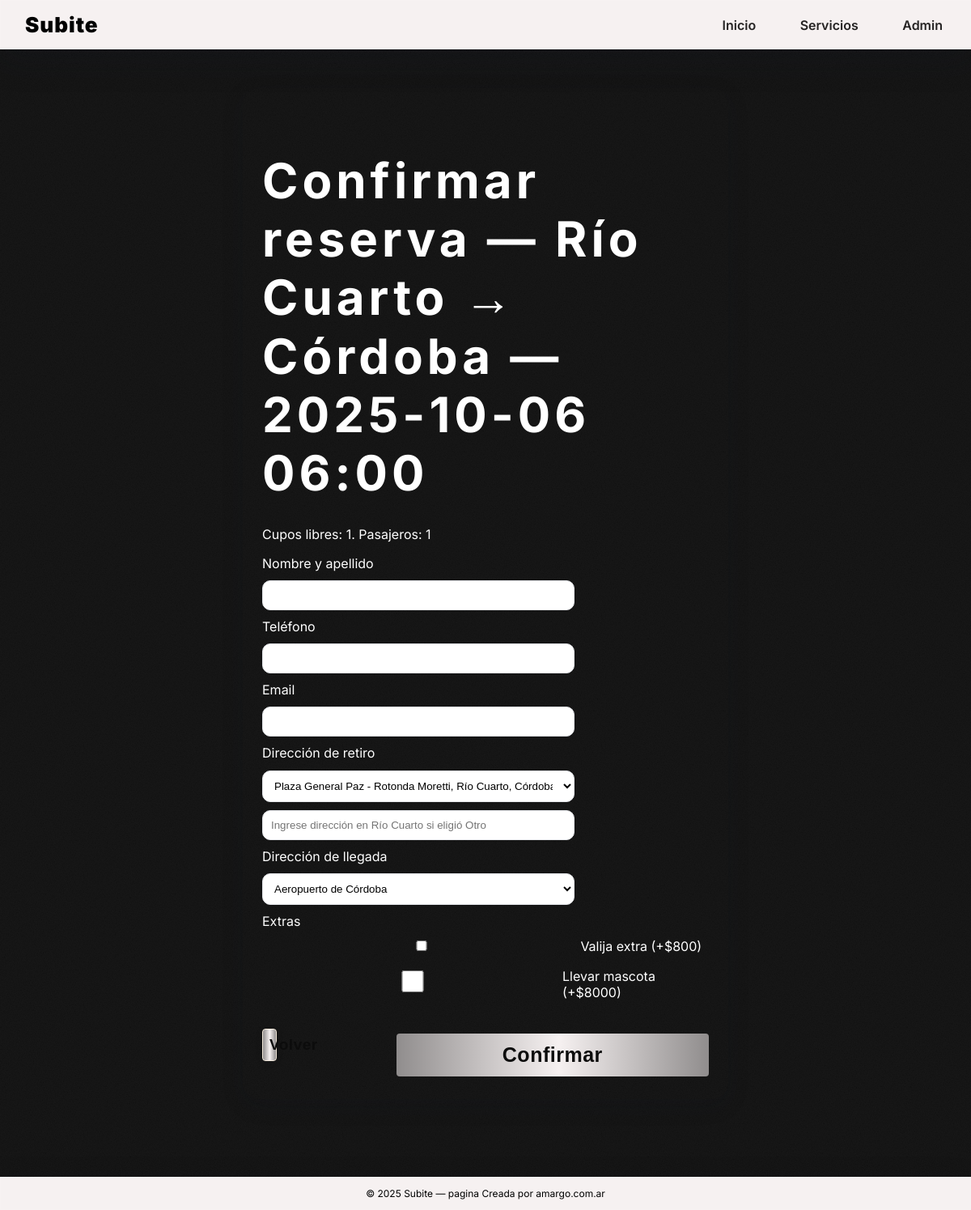
Screenshot of /airport_shared/book/274 with the database file from the repository.
### app.py (models this page shows)
class TripSchedule(db.Model):
    id = db.Column(db.Integer, primary_key=True)
    route = db.Column(db.String(32), nullable=False)  # 'RC-CBA' or 'CBA-RC'
    date = db.Column(db.Date, nullable=False)
    time = db.Column(db.String(5), nullable=False)  # 'HH:MM'
    capacity = db.Column(db.Integer, nullable=False, default=CAPACITY_PER_TRIP)

class PriceConfig(db.Model):
    key = db.Column(db.String(64), primary_key=True)
    value = db.Column(db.Float, nullable=False)

### app.py (the view, shortened to what this page needs)
@app.route('/airport_shared/book/<int:schedule_id>', methods=['GET', 'POST'])
def airport_book(schedule_id):
    sch = TripSchedule.query.get_or_404(schedule_id)
    if sch.date == date.today():
        if sch.time < now_hhmm():
            flash('Ese horario ya pasó y no puede reservarse.', 'error')
            return redirect(url_for('airport_shared'))
    passengers = int(request.args.get('p', 1))
    taken = booked_seats(schedule_id)
    free = sch.capacity - taken
    if passengers > free:
        flash('Ese horario ya no tiene cupo suficiente.', 'error')
        return redirect(url_for('shared'))
    if sch.route == 'RC-CBA':
        llegada_options = DESTINOS_CORDOBA_CAPITAL
        retiro_options = DESTINOS_RIO_CUARTO
        llegada_ciudad = "Córdoba"
    else:
        llegada_options = DESTINOS_RIO_CUARTO
        retiro_options = DESTINOS_CORDOBA_CAPITAL
        llegada_ciudad = "Río Cuarto"
    tomorrow = date.today() + dtime(days=1)
    return render_template('airport_book.html', sch=sch, passengers=passengers, free=free,
                           llegada_options=llegada_options, retiro_options=retiro_options,
                           tomorrow=tomorrow, config_price = price('EXTRA_LUGGAGE'),
                           config_pet = price('PET'))

### app.py (called while the page is built)
def price(key, default=0.0):
    pc = PriceConfig.query.get(key)
    return pc.value if pc else default

def booked_seats(schedule_id):
    total = db.session.query(db.func.sum(SharedBooking.passengers)).filter(SharedBooking.schedule_id == schedule_id).scalar()
    return int(total or 0)

### templates/airport_book.html (shortened to what this page needs)
{% extends "base.html" %}
{% block content %}
<div class="card card-50" >
  <h2>Confirmar reserva — {{ 'Río Cuarto → Córdoba' if sch.route=='RC-CBA' else 'Córdoba → Río Cuarto' }} — {{ sch.date }} {{ sch.time }}</h2>
  <p>Cupos libres: {{ free }}. Pasajeros: {{ passengers }}</p>
  <form method="post">
    <label>Nombre y apellido</label>
    <input name="name" required>
    <label>Teléfono</label>
    <input name="phone" required>
    <label>Email</label>
    <input name="email" type="email">
    <label>Dirección de retiro</label>
    <select id="pickup_select" name="pickup_address" required>
      {% for addr in retiro_options %}
      <option value="{{ addr }}">{{ addr }}</option>
      {% endfor %}
    </select>
    <input id="pickup_custom" name="pickup_address_custom" placeholder="Ingrese dirección en {{ 'Río Cuarto' if sch.route=='RC-CBA' else 'Córdoba' }} si eligió Otro" disabled>
    <label>Dirección de llegada</label>
    <select id="final_select" name="final_address_select" required readonly>
      <option value="Aeropuerto de Córdoba">Aeropuerto de Córdoba</option>
    </select>
    <label>Extras</label>
    <div>
      <label><input type="checkbox" name="extra_luggage"> Valija extra (+${{ '%.0f'|format( (config_price or 0) ) }})</label>
      <label><input type="checkbox" name="pet"> Llevar mascota (+${{ '%.0f'|format( (config_pet or 0) ) }})</label>
    </div>
    <div style="display: flex; justify-content: space-between; margin-top: 1em;">
      <a href="{{ url_for('airport_shared') }}"><button type="button" class="secondary">Volver</button></a>
      <button type="submit">Confirmar</button>
    </div>
  </form>
</div>
{% endblock %}

### static/style.css (style rules this page uses)
:root { --bg:#181818; --fg:#ffffff; --muted:#000000; --brand:#ffffff; --accent:#F5EBDD; --card:#181818; --ok:#16a34a; --warn:#f59e0b; --err:#ef4444; --shadow:0 8px 28px rgba(17,24,39,0.12); --shadow-strong:0 14px 40px rgba(17,24,39,0.18); --border:1px solid rgba(17,24,39,0.08); --nav-bg: #F6F1F1; --nav-border: 1px solid rgba(255,255,255,0.08); --footer-height: 72px; }
* { box-sizing:border-box }
html,body { margin:0;padding:0;background:var(--bg);color:var(--fg);font-family:'Inter';font-weight:400;height:100%; max-width: 100vw; overflow-x: hidden; }
body { display:flex;flex-direction:column;min-height:100vh; }
body.bg-grain { background:var(--bg);position:relative }
body.bg-grain::before { content:"";position:fixed;inset:0;pointer-events:none; opacity:1.045;mix-blend-mode:multiply; }
.card { width:100%;background:transparent; border-radius:20px;padding:28px 24px;box-shadow:var(--shadow);margin:0;transition:opacity .3s ease;position:relative;overflow:hidden;text-align:left; }
.card-50 { width:50vw;margin-inline:auto; }
.card button { margin-top:1em;width: 70%; display: block; font-size:25px;font-weight:600;letter-spacing:.5px;padding:12px 18px;border-radius:4px;border:none;background:linear-gradient(to right, #908D8D 0%, #F6F1F1 52%, #908D8D 100%);color:#0C0C0C;transition:opacity .3s ease; text-decoration: none; }
.card button.secondary { width: 20%; background:linear-gradient(to right, #908D8D 0%, #F6F1F1 52%, #908D8D 100%);color:#0C0C0C;border:1px solid rgba(17,24,39,0.12);box-shadow:0 2px 10px rgba(17,24,39,0.08);text-decoration:none }
a { text-decoration: none; color: inherit; }
button { padding:10px 14px;border-radius:12px;border:1px solid var(--accent);background:linear-gradient(to right, #908D8D 0%, #F6F1F1 52%, #908D8D 100%);color:#0C0C0C;cursor:pointer;transition:opacity .3s ease;text-decoration:none }
.card button.secondary { background:linear-gradient(to right, #908D8D 0%, #F6F1F1 52%, #908D8D 100%);color:#0C0C0C;border:1px solid var(--accent);text-decoration:none; padding: 8px 8px; font-size: 19px; }
label { display:flex; font-family: 'Inter'; margin-bottom: 0.7em;font-size: 1em; }
input,select,textarea { width:70%;padding:10px;border-radius:10px;border:1.5px solid #e5e7eb;background:white;margin-bottom:10px }
h2 { font-family: 'Inter';font-weight: 700; font-size: 60px; margin-bottom: .5em; letter-spacing: 5px; }

### rows the page displays
TripSchedule: route "Río Cuarto → Córdoba", date "2025-10-06", time "06:00", pickup_address_custom "Ingrese dirección en Río Cuarto si eligió Otro"
PriceConfig: value "800"
PriceConfig: value "8000"

### other values shown
{{ free }} "1"
{{ passengers }} "1"
{{ 2025 }} "2025"
form field pickup_address "Plaza General Paz - Rotonda Moretti, Río Cuarto, Córdoba, Argentina"
